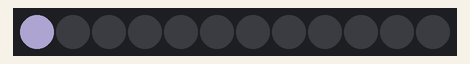
Simulated run of this sketch. Board: Arduino Uno, built with avr-gcc and run on an emulated ATmega328P. Shown: 12 RGB LEDs in strip order, left to right. Dim RGB values are drawn brighter than linear; random numbers use the default seed unless the sketch sets one.

Above: at 0.16 s.
At 4.9 s:
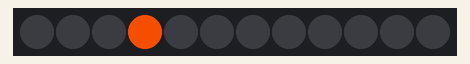
At 11.97 s:
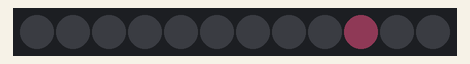
At 18.78 s:
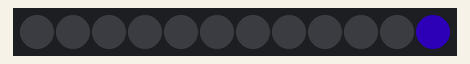
At 35.31 s:
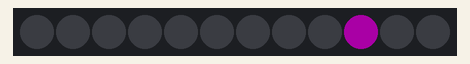
At 37.54 s:
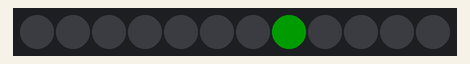

The sketch:

G_Changing_Direction.ino
```cpp
// (licence header left out)
/***** INCLUDES & PIN DEFINES *****/
#include <Adafruit_NeoPixel.h>

#define NEO_PIN       2  //Data Pin
#define NUM_PIXELS   12  //How many pixels in the ring
#define FORWARD       1  //Positive Rotation
#define BACKWARD      0  //Negative Rotation

/***** VARIABLES *****/
//COLOR VALUES
volatile uint8_t  red, green, blue = 0;
volatile uint8_t  red2, green2, blue2 = 0;

uint8_t  i = 0;        //Variables for counting
int8_t  k, carry = 0;         //We need to make k 'signed' now...
volatile uint8_t period = 0;    //Period in ms between color moves
float  scalar;         //The amount to trim color by
boolean dir;           //Moving Forward or Backward
//Initialize Neo-pixel library
Adafruit_NeoPixel pixels = Adafruit_NeoPixel(NUM_PIXELS, NEO_PIN, NEO_GRB + NEO_KHZ800);

void setup(){
  pixels.begin(); // This initializes the NeoPixel library.

  //Seed the random number generator with "pin noise"
  //Arduino's DAC is not necissarily the best seed...
  randomSeed(analogRead(0));

  //Randomly select the color intensity values
  red = random(0,255);
  green = random(0,255);
  blue = random(0,255);

  //Getting sort of a whitish every time?
  //Set the period between 10ms and .5 s
  period = 1 + random(0,199);

  //Starting the direction forward always...
  //  dir = FORWARD;
  //Actually, that's boring, let's choose a random direction
  dir = random(0,2);
}

void loop(){

  /*This is a very simple way to do this...the modulo operator is explored in
   later iterations of this code */

  if(dir){ //If dir == FORWARD, or 'TRUE'
    //Outerloop (k) sets which pixel will recieve the color
    while(k < NUM_PIXELS){

      //pixel_zero(); //Setting all non-k values to 0 for new color
      does_something_change(); //Random Color or Speed Change
      color_vary(); //This code has been replaced by a subfunction

      pixels.setPixelColor(k, pixels.Color(red2, green2, blue2)); //Turn on 'k'th LED
      pixels.show();                                           //Show all values
      delay(period);        //Delay to next Move
      pixels.setPixelColor(k, pixels.Color(0, 0, 0));          //Reset that pixel to zero
      //Decision to Change Direction - about an 8% chance
      if (random(0,255) > 240) {
        dir = !dir; //Flip the boolean value and reverse the direction
        break;      //Break from the loop...
      }
      else { //Logic for counting and resetting the count
        k++;
        if (k >= NUM_PIXELS){
          k = 0;
        }
      }
    }
  }


  if(!dir) {
    while(k > -1){
      //pixel_zero(); //Setting all non-k values to 0 for new color
      does_something_change(); //Random Color or Speed Change
      color_vary(); //This code has been replaced by a subfunction

      pixels.setPixelColor(k, pixels.Color(red2, green2, blue2)); //Turn on 'k'th LED
      pixels.show();                                           //Show all values
      delay(period);                                           //Delay to next Move
       pixels.setPixelColor(k, pixels.Color(0, 0, 0));          //Reset that pixel to zero
      //Decision to change direction - about an 8% chance
      if (random(0,255) > 240) {
        dir = !dir; //Flip the boolean value and reverse the direction
        break;
      }
      else { //Logic for counting and resetting the count
        k--;
        if (k < 0){
          k = NUM_PIXELS-1;
        }
      }
    }
  }
}


/***** DECISION TREE FOR SELECTING NEW COLOR *****/
void color_select(void){
  //Redeclare i & k so that the external variables are not altered...
  //Otherwise it would force the loop count to reset to the random values

  int i, k;
  //Re-randomize Color and number of colors
  i = random(1,4);

  switch (i) {  //Picks number of colors, sub switches pick which colors
  case 1:
    k = random(1,4);
    switch(k){
    case 1:
      red = random(0,255);
      green = blue = 0;
      break;
    case 2:
      green = random(0,255);
      blue = red = 0;
      break;
    case 3:
      blue = random(0,255);
      green = red = 0;
      break;
    default:
      break;
    }
    break;
  case 2:
    k = random(1,4);
    switch(k){
    case 1:
      red = random(0,255);
      green = random(0,255);
      blue = 0;
      break;
    case 2:
      red = 0;
      green = random(0,255);
      blue = random(0,255);
      break;
    case 3:
      red = random(0,255);
      green = 0;
      blue = random(0,255);
      break;
    default:
      break;
    }
    break;
  case 3: //Adding weight...
    k = random(1,5);
    switch(k){
    case 1:
      red = random(0,64);
      green = random(0,255);
      blue = random(0,255);
      break;
    case 2:
      red = random(0,255);
      green = random(0,64);
      blue = random(0,255);
      break;
    case 3:
      red = random(0,255);
      green = random(0,255);
      blue = random(0,64);
      break;
    case 4:
      red = random(0,random(255));
      green = random(0,random(255));
      blue = random(0,random(255));
      break;
    default:
      break;
    }
    break;
  default :
    break;
  }

}

/**** ADDS VARIATION TO COLORS *****/
void color_vary(void) {
  scalar = (float)random(10,101) / 100;
  if (red) {
    red2 = (uint8_t)(scalar * (float)red);
  }
  else {
    red2 = 0;
  }
  if (green) {
    green2 = (uint8_t)(scalar * (float)green);
  }
  else {
    green2 = 0;
  }
  if (blue) {
    blue2 = (uint8_t)(scalar * (float)blue);
  }
  else {
    blue2 = 0;
  }
}


/***** SET PIXEL VALUES TO ZERO *****/
void pixel_zero(void){
  for(i=0;i<NUM_PIXELS;i++){
    pixels.setPixelColor(i, pixels.Color(0, 0, 0));
  }
}

void does_something_change(){

  //Replace the color selection with a function...10% chance of change...
  //Insert into the loop and make a decision on whether to change...
  if (random(0,255) > 235) {
    color_select();
  }
  //Re-change period ... 10% chance of change...
  if (random(0,255) > 235) {
    period = 1 + random(0,200);
  }

}
```
